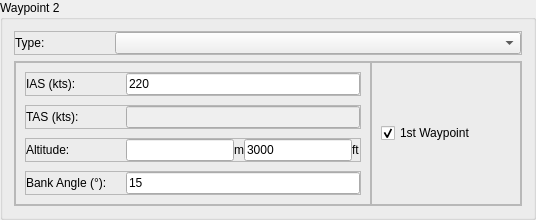
    <widget class="QGroupBox" name="gbWaypoint2">
     <property name="title">
      <string>Waypoint 2</string>
     </property>
     <layout class="QVBoxLayout" name="vl_gbWaypoint2">
      <item>
       <widget class="QFrame" name="frame_Type2">
        <property name="enabled">
         <bool>true</bool>
        </property>
        <property name="sizePolicy">
         <sizepolicy hsizetype="Minimum" vsizetype="Preferred">
          <horstretch>0</horstretch>
          <verstretch>0</verstretch>
         </sizepolicy>
        </property>
        <property name="minimumSize">
         <size>
          <width>0</width>
          <height>0</height>
         </size>
        </property>
        <property name="frameShape">
         <enum>QFrame::StyledPanel</enum>
        </property>
        <property name="frameShadow">
         <enum>QFrame::Raised</enum>
        </property>
        <layout class="QHBoxLayout" name="horizontalLayout_20">
         <property name="spacing">
          <number>0</number>
         </property>
         <property name="margin">
          <number>0</number>
         </property>
         <item>
          <widget class="QLabel" name="label_12">
           <property name="minimumSize">
            <size>
             <width>100</width>
             <height>0</height>
            </size>
           </property>
           <property name="maximumSize">
            <size>
             <width>100</width>
             <height>16777215</height>
            </size>
           </property>
           <property name="font">
            <font>
             <family>Arial</family>
             <weight>50</weight>
             <bold>false</bold>
            </font>
           </property>
           <property name="text">
            <string>Type:</string>
           </property>
          </widget>
         </item>
         <item>
          <widget class="QComboBox" name="cmbType2">
           <property name="maximumSize">
            <size>
             <width>16777215</width>
             <height>16777215</height>
            </size>
           </property>
           <property name="font">
            <font>
             <family>Arial</family>
             <weight>50</weight>
             <bold>false</bold>
            </font>
           </property>
           <property name="frame">
            <bool>true</bool>
           </property>
          </widget>
         </item>
        </layout>
       </widget>
      </item>
      <item>
       <widget class="QFrame" name="pnlWaypoint2">
        <property name="frameShape">
         <enum>QFrame::StyledPanel</enum>
        </property>
        <property name="frameShadow">
         <enum>QFrame::Raised</enum>
        </property>
        <layout class="QHBoxLayout" name="horizontalLayout_3">
         <property name="spacing">
          <number>0</number>
         </property>
         <property name="margin">
          <number>0</number>
         </property>
         <item>
          <widget class="QFrame" name="pnlAttL2">
           <property name="minimumSize">
            <size>
             <width>150</width>
             <height>0</height>
            </size>
           </property>
           <property name="frameShape">
            <enum>QFrame::StyledPanel</enum>
           </property>
           <property name="frameShadow">
            <enum>QFrame::Raised</enum>
           </property>
           <layout class="QVBoxLayout" name="vl_AttL1_2" stretch="0,0,0,0">
            <property name="spacing">
             <number>9</number>
            </property>
            <property name="margin">
             <number>9</number>
            </property>
            <item>
             <widget class="QFrame" name="frame_Ias2">
              <property name="sizePolicy">
               <sizepolicy hsizetype="Minimum" vsizetype="Preferred">
                <horstretch>0</horstretch>
                <verstretch>0</verstretch>
               </sizepolicy>
              </property>
              <property name="frameShape">
               <enum>QFrame::StyledPanel</enum>
              </property>
              <property name="frameShadow">
               <enum>QFrame::Raised</enum>
              </property>
              <layout class="QHBoxLayout" name="horizontalLayout_32">
               <property name="spacing">
                <number>0</number>
               </property>
               <property name="margin">
                <number>0</number>
               </property>
               <item>
                <widget class="QLabel" name="label_16">
                 <property name="sizePolicy">
                  <sizepolicy hsizetype="Fixed" vsizetype="Preferred">
                   <horstretch>0</horstretch>
                   <verstretch>0</verstretch>
                  </sizepolicy>
                 </property>
                 <property name="minimumSize">
                  <size>
                   <width>100</width>
                   <height>0</height>
                  </size>
                 </property>
                 <property name="maximumSize">
                  <size>
                   <width>100</width>
                   <height>16777215</height>
                  </size>
                 </property>
                 <property name="font">
                  <font>
                   <family>Arial</family>
                   <weight>50</weight>
                   <bold>false</bold>
                  </font>
                 </property>
                 <property name="text">
                  <string>IAS (kts):</string>
                 </property>
                </widget>
               </item>
               <item>
                <widget class="QLineEdit" name="txtIas2">
                 <property name="enabled">
                  <bool>true</bool>
                 </property>
                 <property name="text">
                  <string>220</string>
                 </property>
                </widget>
               </item>
              </layout>
             </widget>
            </item>
            <item>
             <widget class="QFrame" name="frame_Tas2">
              <property name="sizePolicy">
               <sizepolicy hsizetype="Minimum" vsizetype="Preferred">
                <horstretch>0</horstretch>
                <verstretch>0</verstretch>
               </sizepolicy>
              </property>
              <property name="frameShape">
               <enum>QFrame::StyledPanel</enum>
              </property>
              <property name="frameShadow">
               <enum>QFrame::Raised</enum>
              </property>
              <layout class="QHBoxLayout" name="horizontalLayout_38">
               <property name="spacing">
                <number>0</number>
               </property>
               <property name="margin">
                <number>0</number>
               </property>
               <item>
                <widget class="QLabel" name="label_20">
                 <property name="sizePolicy">
                  <sizepolicy hsizetype="Fixed" vsizetype="Preferred">
                   <horstretch>0</horstretch>
                   <verstretch>0</verstretch>
                  </sizepolicy>
                 </property>
                 <property name="minimumSize">
                  <size>
                   <width>100</width>
                   <height>0</height>
                  </size>
                 </property>
                 <property name="maximumSize">
                  <size>
                   <width>100</width>
                   <height>16777215</height>
                  </size>
                 </property>
                 <property name="font">
                  <font>
                   <family>Arial</family>
                   <weight>50</weight>
                   <bold>false</bold>
                  </font>
                 </property>
                 <property name="text">
                  <string>TAS (kts):</string>
                 </property>
                </widget>
               </item>
               <item>
                <widget class="QLineEdit" name="txtTas2">
                 <property name="enabled">
                  <bool>false</bool>
                 </property>
                </widget>
               </item>
              </layout>
             </widget>
            </item>
            <item>
             <widget class="QFrame" name="frame_Altitude2">
              <property name="sizePolicy">
               <sizepolicy hsizetype="Minimum" vsizetype="Preferred">
                <horstretch>0</horstretch>
                <verstretch>0</verstretch>
               </sizepolicy>
              </property>
              <property name="frameShape">
               <enum>QFrame::StyledPanel</enum>
              </property>
              <property name="frameShadow">
               <enum>QFrame::Raised</enum>
              </property>
              <layout class="QHBoxLayout" name="horizontalLayout_28">
               <property name="spacing">
                <number>0</number>
               </property>
               <property name="margin">
                <number>0</number>
               </property>
               <item>
                <widget class="QLabel" name="label_7">
                 <property name="sizePolicy">
                  <sizepolicy hsizetype="Fixed" vsizetype="Preferred">
                   <horstretch>0</horstretch>
                   <verstretch>0</verstretch>
                  </sizepolicy>
                 </property>
                 <property name="minimumSize">
                  <size>
                   <width>100</width>
                   <height>0</height>
                  </size>
                 </property>
                 <property name="maximumSize">
                  <size>
                   <width>100</width>
                   <height>16777215</height>
                  </size>
                 </property>
                 <property name="font">
                  <font>
                   <family>Arial</family>
                   <weight>50</weight>
                   <bold>false</bold>
                  </font>
                 </property>
                 <property name="text">
                  <string>Altitude:</string>
                 </property>
                </widget>
               </item>
               <item>
                <widget class="QLineEdit" name="txtAltitudeM2">
                 <property name="enabled">
                  <bool>true</bool>
                 </property>
                </widget>
               </item>
               <item>
                <widget class="QLabel" name="label_8">
                 <property name="text">
                  <string>m</string>
                 </property>
                </widget>
               </item>
               <item>
                <widget class="QLineEdit" name="txtAltitude2">
                 <property name="enabled">
                  <bool>true</bool>
                 </property>
                 <property name="sizePolicy">
                  <sizepolicy hsizetype="Expanding" vsizetype="Fixed">
                   <horstretch>0</horstretch>
                   <verstretch>0</verstretch>
                  </sizepolicy>
                 </property>
                 <property name="minimumSize">
                  <size>
                   <width>0</width>
                   <height>0</height>
                  </size>
                 </property>
                 <property name="maximumSize">
                  <size>
                   <width>16777215</width>
                   <height>16777215</height>
                  </size>
                 </property>
                 <property name="font">
                  <font>
                   <family>Arial</family>
                   <weight>50</weight>
                   <bold>false</bold>
                  </font>
                 </property>
                 <property name="text">
                  <string>3000</string>
                 </property>
                </widget>
               </item>
               <item>
                <widget class="QLabel" name="label_9">
                 <property name="text">
                  <string>ft</string>
                 </property>
                </widget>
               </item>
              </layout>
             </widget>
            </item>
            <item>
             <widget class="QFrame" name="frame_Bank2">
              <property name="sizePolicy">
               <sizepolicy hsizetype="Minimum" vsizetype="Preferred">
                <horstretch>0</horstretch>
                <verstretch>0</verstretch>
               </sizepolicy>
              </property>
              <property name="frameShape">
               <enum>QFrame::StyledPanel</enum>
              </property>
              <property name="frameShadow">
               <enum>QFrame::Raised</enum>
              </property>
              <layout class="QHBoxLayout" name="horizontalLayout_34">
               <property name="spacing">
                <number>0</number>
               </property>
               <property name="margin">
                <number>0</number>
               </property>
               <item>
                <widget class="QLabel" name="label_18">
                 <property name="sizePolicy">
                  <sizepolicy hsizetype="Fixed" vsizetype="Preferred">
                   <horstretch>0</horstretch>
                   <verstretch>0</verstretch>
                  </sizepolicy>
                 </property>
                 <property name="minimumSize">
                  <size>
                   <width>100</width>
                   <height>0</height>
                  </size>
                 </property>
                 <property name="maximumSize">
                  <size>
                   <width>100</width>
                   <height>16777215</height>
                  </size>
                 </property>
                 <property name="font">
                  <font>
                   <family>Arial</family>
                   <weight>50</weight>
                   <bold>false</bold>
                  </font>
                 </property>
                 <property name="text">
                  <string>Bank Angle (°):</string>
                 </property>
                </widget>
               </item>
               <item>
                <widget class="QLineEdit" name="txtBank2">
                 <property name="enabled">
                  <bool>true</bool>
                 </property>
                 <property name="text">
                  <string>15</string>
                 </property>
                </widget>
               </item>
              </layout>
             </widget>
            </item>
           </layout>
          </widget>
         </item>
         <item>
          <widget class="QFrame" name="pnlAttR2">
           <property name="minimumSize">
            <size>
             <width>150</width>
             <height>0</height>
            </size>
           </property>
           <property name="frameShape">
            <enum>QFrame::StyledPanel</enum>
           </property>
           <property name="frameShadow">
            <enum>QFrame::Raised</enum>
           </property>
           <layout class="QVBoxLayout" name="vl_pnlAttR2">
            <item>
             <widget class="QCheckBox" name="chbFirstWaypoint2">
              <property name="text">
               <string>1st Waypoint</string>
              </property>
              <property name="checked">
               <bool>true</bool>
              </property>
             </widget>
            </item>
           </layout>
          </widget>
         </item>
        </layout>
       </widget>
      </item>
     </layout>
    </widget>
